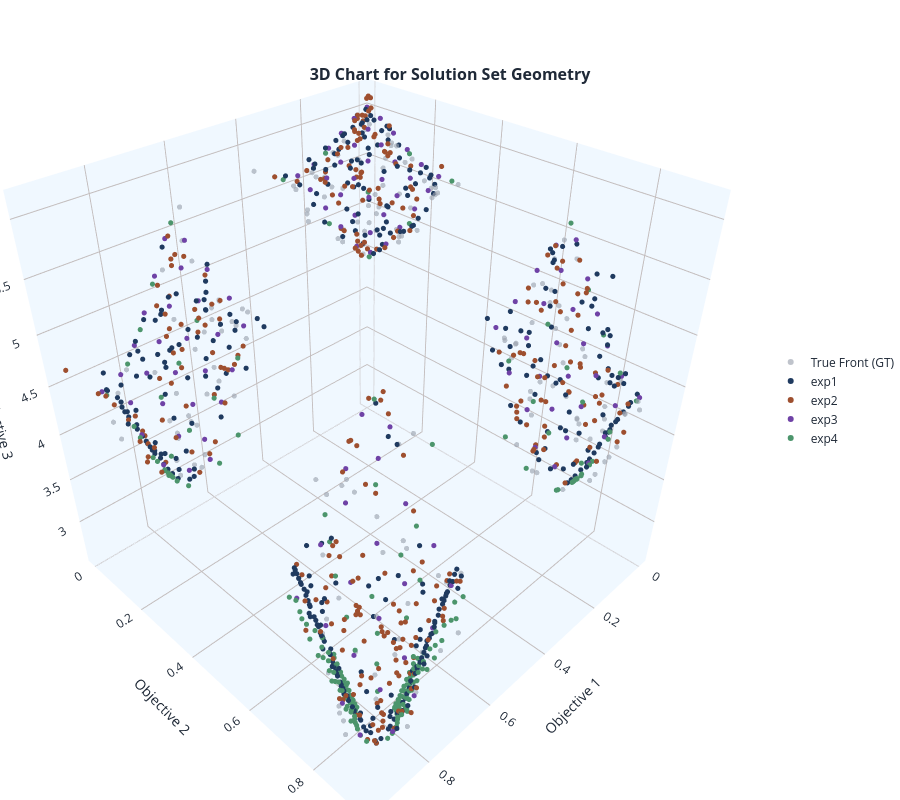

Here is the notebook cell this chart was saved with:
### Code cell
mb.view.topology(exp1,exp2,exp3, exp4)
ref = [exp1, exp2, exp3]
hv1 = mb.metrics.hv(exp1, ref=exp1.optimal_front())
hv2 = mb.metrics.hv(exp2, ref=exp2.optimal_front())
hv3 = mb.metrics.hv(exp3, ref=exp3.optimal_front())
hv4 = mb.metrics.hv(exp4, ref=exp4.optimal_front())


igd1 = mb.metrics.igdplus(exp1, ref=exp1.optimal_front())
igd2 = mb.metrics.igdplus(exp2, ref=exp2.optimal_front())
igd3 = mb.metrics.igdplus(exp3, ref=exp3.optimal_front())
igd4 = mb.metrics.igdplus(exp4, ref=exp4.optimal_front())

hv1.report()
igd1.report()
hv2.report()
igd2.report()
hv3.report()
igd3.report()
hv4.report()
igd4.report()

### Figure 1 — Plotly figure (JSON) as saved in the notebook; plotly's stock layout.template omitted (floating-point values rounded to 4 significant figures; data arrays with more than 128 entries replaced by an {"elided": "..."} marker saying what was removed)
{"data": [{"hovertemplate": "True Front (GT)<br>Objective 1: %{x}<br>Objective 2: %{y}<br>Objective 3: %{z}<br><extra></extra>", "marker": {"color": "#9CA3AF", "line": {"width": 0}, "opacity": 0.8, "size": {"elided": "178 int values"}}, "mode": "markers", "name": "True Front (GT)", "opacity": 0.8, "showlegend": true, "type": "scatter3d", "x": {"elided": "178 float values"}, "y": {"elided": "178 float values"}, "z": {"elided": "178 float values"}}, {"hovertemplate": "exp1<br>Objective 1: %{x}<br>Objective 2: %{y}<br>Objective 3: %{z}<br><extra></extra>", "marker": {"color": "#1F3A5F", "line": {"width": 0}, "opacity": 1, "size": {"elided": "439 int values"}}, "mode": "markers", "name": "exp1", "opacity": 1, "showlegend": true, "type": "scatter3d", "x": {"elided": "439 float values"}, "y": {"elided": "439 float values"}, "z": {"elided": "439 float values"}}, {"hovertemplate": "exp2<br>Objective 1: %{x}<br>Objective 2: %{y}<br>Objective 3: %{z}<br><extra></extra>", "marker": {"color": "#9E4F2F", "line": {"width": 0}, "opacity": 1, "size": {"elided": "300 int values"}}, "mode": "markers", "name": "exp2", "opacity": 1, "showlegend": true, "type": "scatter3d", "x": {"elided": "300 float values"}, "y": {"elided": "300 float values"}, "z": {"elided": "300 float values"}}, {"hovertemplate": "exp3<br>Objective 1: %{x}<br>Objective 2: %{y}<br>Objective 3: %{z}<br><extra></extra>", "marker": {"color": "#6F42A6", "line": {"width": 0}, "opacity": 1, "size": [6, 6, 6, 6, 6, 6, 6, 6, 6, 6, 6, 6, 6, 6, 6, 6, 6, 6, 6, 6, 6, 6, 6, 6, 6, 6, 6, 6, 6, 6, 6, 6, 6, 6, 6, 6, 6, 6, 6, 6, 6, 6, 6, 6, 6, 6, 6, 6, 6, 6, 6, 6, 6, 6, 6, 6, 6, 6, 6, 6, 6, 6, 6, 6, 6, 6, 6, 6, 6, 6, 6, 6, 6, 6, 6, 6, 6, 6, 6, 6, 6, 6, 6, 6, 6, 6, 6, 6, 6, 6, 6, 6, 6, 6, 6, 6, 6, 6, 6, 6, 6, 6, 6, 6, 6, 6, 6, 6, 6, 6, 6, 6, 6, 6, 6, 6, 6, 6]}, "mode": "markers", "name": "exp3", "opacity": 1, "showlegend": true, "type": "scatter3d", "x": [0.001174, 0.1983, 0.06256, 0.7083, 0.7111, 0.875, 0.7496, 0.8022, 0.09285, 0.1202, 0.2443, 0.6598, 0.06351, 0.05853, 0.2752, 0.8434, 0.2577, 1.346e-06, 0.04651, 0.1929, 0.142, 0.1921, 0.791, 0.6754, 0.09728, 0.6665, 0.04391, 0.8776, 0.101, 0.8317, 1.346e-06, 0.1438, 0.2749, 0.1975, 0.7965, 0.7158, 1.346e-06, 0.0582, 0.7012, 0.6904, 0.8242, 0.8378, 1.346e-06, 0.7407, 1.346e-06, 0.1839, 0.7696, 0.05608, 6.823e-06, 0.635, 0.748, 1.877e-05, 0.04853, 0.7429, 0.2497, 0.04683, 0.145, 0.8124, 0.06527, 1.346e-06, 0.6368, 0.6334, 0.7785, 0.1831, 0.2491, 0.1302, 0.6675, 0.6968, 0.6668, 0.1933, 0.0001113, 0.09337, 0.8596, 0.6962, 0.0466, 0.6502, 0.1236, 0.1971, 0.1206, 0.09452, 0.7347, 0.6952, 0.6344, 0.7158, 0.7307, 0.8171, 0.7681, 1.157e-05, 0.1474, 0.009988, 0.1379, 0.04657, 0.189, 0.7962, 0.8768, 0.8833, 0.7307, 0.6505, 0.1522, 0.7559, 0.2573, 0.2051, 0.2782, 0.2497, 0.09648, 0.2501, 0.1219, 0.7712, 0.8, 0.2006, 0.7827, 0.1888, 0.2499, 0.6334, 0.1266, 0.6505, 0.6498, 0.8621], "y": [0.6478, 0.1512, 0.7392, 0.1265, 0.7164, 0.005901, 0.7602, 0.1858, 0.000375, 0.7896, 2.138e-05, 0.06556, 0.7009, 0.7802, 0.7803, 0.7009, 0.7373, 0.1393, 9.681e-07, 0.09703, 0.0469, 0.04819, 0.1205, 0.1994, 0.1963, 0.632, 0.04596, 0.8306, 0.2575, 0.2571, 0.09197, 0.09436, 0.6478, 0.6765, 0.8094, 0.1946, 0.2442, 0.6343, 0.06194, 0.0007205, 0.8715, 0.06048, 0.0464, 0.06164, 0.7651, 0.8645, 0.0001077, 0.8384, 0.7272, 0.1994, 0.1231, 0.6898, 0.2535, 0.8266, 0.1025, 0.1414, 0.1466, 0.7497, 0.659, 9.681e-07, 0.8022, 0.05233, 0.2525, 0.8011, 0.8196, 0.6665, 0.128, 0.8588, 0.6764, 0.7181, 0.1871, 0.04696, 0.1252, 0.2679, 0.1931, 0.2616, 0.7481, 0.6371, 0.8583, 0.09488, 0.6526, 0.7793, 0.6764, 0.6355, 5.648e-05, 0.0001077, 0.8777, 0.8124, 0.1994, 0.87, 9.681e-07, 0.09411, 0.7574, 0.6423, 0.7793, 0.6625, 0.2637, 0.7366, 0.257, 0.189, 0.2151, 0.2616, 0.6953, 0.04972, 0.1447, 0.1545, 0.6342, 0.7011, 0.2965, 0.2051, 0.05789, 9.681e-07, 0.2535, 0.1263, 0.7094, 0.8624, 6.128e-05, 0.2034], "z": [5.48, 5.327, 4.716, 4.791, 3.971, 4.324, 3.393, 4.072, 5.846, 4.269, 5.588, 5.297, 4.99, 4.459, 4.13, 3.408, 4.395, 5.738, 5.944, 5.456, 5.664, 5.563, 4.263, 4.896, 5.455, 4.916, 5.883, 2.674, 5.403, 3.921, 5.849, 5.559, 5.06, 4.885, 2.869, 4.6, 5.589, 5.485, 4.989, 5.17, 2.678, 4.245, 5.947, 4.703, 4.636, 3.954, 4.608, 4.253, 4.892, 5.176, 4.51, 5.173, 5.516, 3.13, 5.399, 5.668, 5.435, 3.128, 5.298, 6.011, 3.983, 5.498, 4.129, 4.085, 3.956, 5.092, 5.091, 3.43, 4.606, 4.576, 5.643, 5.777, 4.077, 4.707, 5.566, 5.038, 4.51, 5.165, 4.091, 5.676, 4.275, 3.675, 4.831, 4.525, 4.872, 4.389, 2.939, 4.409, 5.33, 4.312, 5.745, 5.782, 4.309, 3.978, 2.872, 3.706, 4.441, 4.273, 5.285, 4.321, 5.177, 5.193, 4.716, 5.515, 5.554, 5.281, 5.341, 3.677, 4.055, 5.226, 4.448, 5.639, 5.158, 5.332, 4.779, 3.767, 5.465, 3.925]}, {"hovertemplate": "exp4<br>Objective 1: %{x}<br>Objective 2: %{y}<br>Objective 3: %{z}<br><extra></extra>", "marker": {"color": "#4C956C", "line": {"width": 0}, "opacity": 1, "size": {"elided": "213 int values"}}, "mode": "markers", "name": "exp4", "opacity": 1, "showlegend": true, "type": "scatter3d", "x": {"elided": "213 float values"}, "y": {"elided": "213 float values"}, "z": {"elided": "213 float values"}}], "layout": {"height": 800, "hovermode": "closest", "legend": {"x": 1.05, "xanchor": "left", "y": 0.5, "yanchor": "middle"}, "margin": {"b": 0, "l": 0, "r": 0, "t": 0}, "scene": {"aspectmode": "manual", "aspectratio": {"x": 1, "y": 1, "z": 1}, "xaxis": {"backgroundcolor": "aliceblue", "gridcolor": "#C3BDBD", "showbackground": true, "showgrid": true, "title": {"text": "Objective 1"}}, "yaxis": {"backgroundcolor": "aliceblue", "gridcolor": "#C3BDBD", "showbackground": true, "showgrid": true, "title": {"text": "Objective 2"}}, "zaxis": {"backgroundcolor": "aliceblue", "gridcolor": "#C3BDBD", "showbackground": true, "showgrid": true, "title": {"text": "Objective 3"}}}, "title": {"font": {"size": 16, "weight": "bold"}, "pad": {"t": 0}, "text": "3D Chart for Solution Set Geometry", "x": 0.5, "xanchor": "center", "y": 0.9, "yanchor": "bottom"}, "width": 900}}
